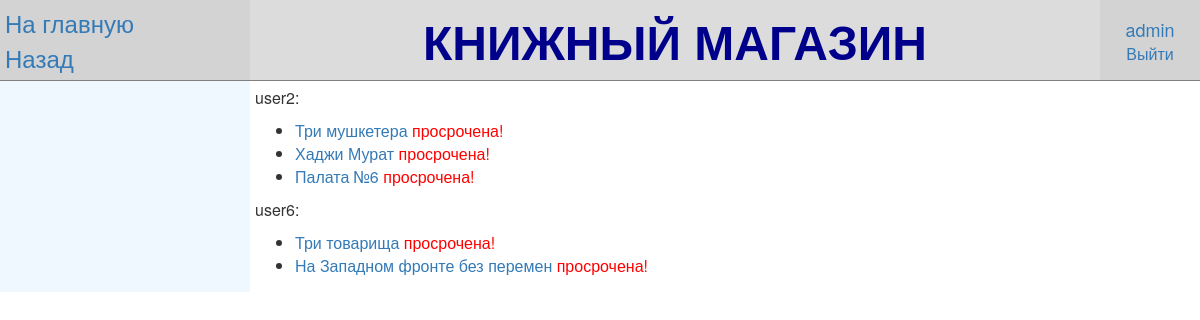
The app's page /duty/ (signed in) with its own data.
### bookstore_app/models.py (models this page shows, shortened)
class Rent (models.Model):
    user=models.ForeignKey(User, on_delete=models.SET_NULL, null=True)
    book=models.ForeignKey(Book, on_delete=models.SET_NULL, null=True)
    date_start=models.DateField(default=date.today())
    date_return=models.DateField(default=date.today()+timedelta(14))
    def day_of_return(self):
        data=self.date_return-date.today()
        return data.days

class Book (models.Model):
    LANG_CORT=(("ENG", "Английский"), ("DEU", "Немецкий"), ("FRA" ,"Французский"), ("RUS" ,"Русский"), ("ITA", "Итальянский"), ("SPA", "Испанский"), ("CHI", "Китайский"))
    GENR_CORT=((None, "---------"), ("Basnya", "Басня"), ("Povest", "Повесть"), ("Poema", "Поэма"), ("Proza", "Проза"), ("Pyesa", "Пьеса"), ("Rasskaz", "Рассказ"), ("Roman", "Роман"), ("Skazka", "Сказка"), ("Stix", "Стихотворение"))
    title=models.CharField(max_length=100, verbose_name="Название")
    image=models.ImageField(upload_to='media/', blank=True, null=True, verbose_name="Изображение")
    summary=models.TextField(max_length=500, blank=True, null=True, verbose_name="Описание")
    author=models.ForeignKey(Author, on_delete=models.SET_NULL, null=True, verbose_name="Автор")
    language=models.CharField(max_length=3, choices=sorted(LANG_CORT, key=lambda x: x[1] ), verbose_name="Язык")
    genre=models.CharField(max_length=20, choices=sorted(GENR_CORT, key=lambda x: x[1] ), verbose_name="Жанр")
    price=models.IntegerField(validators=[MinValueValidator(0), MaxValueValidator(2147483647)], null=True, verbose_name="Стоимость")
    count=models.IntegerField(validators=[MinValueValidator(0), MaxValueValidator(2147483647)], null=True, verbose_name="Количество")
    def __str__(self):
        return self.title
    class Meta:
        ordering=["title"]
    def get_absolute_url(self):
        return reverse ("book_info", args=[str(self.id)])

### bookstore_app/views.py (the view)
# urls.py: path('duty/', views.duty, name='duty_list'),
@login_required(login_url='login')
@permission_required('bookstore_app.add_book', raise_exception=True)
def duty(request):
    dictionary={}
    user_list=Rent.objects.all().values('user', 'user__username').distinct()
    for u in user_list:
        books=Rent.objects.filter(user=u['user'])
        dictionary[u['user__username']]=books
    return render(request, "duty_list.html",
        context={
        "dictionary": dictionary,
        })

### bookstore_app/templates/duty_list.html (shortened to what this page needs)
{%extends "base_template.html"%}
{%block view%}
{%if dictionary%}
    {%for key, value in dictionary.items%}
        <p>{{key}}: </p>
        <ul>
            {%for val in value%}
                {%if val.day_of_return > 0 %}
                    <li><a href="{{val.book.get_absolute_url}}">{{val.book}}</a>    вернуть через {{val.day_of_return}} д.</li>
                {%elif val.day_of_return == 0 %}
                    <li><a href="{{val.book.get_absolute_url}}">{{val.book}}</a>    вернуть сегодня</li>
                {%elif val.day_of_return < 0 %}
                    <li><a href="{{val.book.get_absolute_url}}">{{val.book}}</a>    <font color="red">просрочена!</font></li>
                {%endif%}
            {%endfor%}
        </ul>
    {%endfor%}
{%else%}
        <p>Должников нет</p>
{%endif%}
{%endblock%}

### bookstore_app/templates/base_template.html (shortened to what this page needs)
{% load static %}
<html>
    <head>
        <link rel="stylesheet" href="https://maxcdn.bootstrapcdn.com/bootstrap/3.3.7/css/bootstrap.min.css">
        <link rel="stylesheet" href="{% static 'css/styles.css' %}">
    </head>
    <body>
        <table width="100%" heigt="100%" frame="void" rules="rows">
            <tr bgcolor="Gainsboro">
                <td width="250" bgcolor="Lightgrey">
                    <a href="{% url 'index' %}"><font size="5">На главную</font></a><br>
                    <a href="{{request.META.HTTP_REFERER}}"><font size="5">Назад</font></a>
                </td>
                <td align="center" valign="middle">
                    <font size="10" color="DarkBlue"><b>КНИЖНЫЙ МАГАЗИН</b></font>
                </td>
                <td width="100" height="10" align="center" bgcolor="Lightgrey" >
                {%block login%}
                    {%if user.is_authenticated%}
                        {%if user.is_staff%}
                            <div><a href="/admin/"><font size="4">{{user.get_username}}</font></a></div>
                        {%endif%}
                        <a href="{% url 'logout' %}">Выйти</a>
                    {%else%}
                        <a href="{% url 'login' %}">Войти</a>
                        <a href="{% url 'register' %}">Регистрация</a>
                    {%endif%}
                {%endblock%}
                </td>
            </tr>
            <tr>
                <td height="100%" valign="top" bgcolor="AliceBlue">
                    <br>
                </td>
                <td colspan="2">
                    {%block view%}
                    {%endblock%}
                </td>
            </tr>
        </table>
    </body>
</html>

### static/css/styles.css (style rules this page uses)
body { background-color:rgb(255, 255, 255); }
td { padding: 5px; }

### records on screen
Rent: book "Три мушкетера"
Rent: book "Хаджи Мурат"
Rent: book "Палата №6"
Rent: book "Три товарища"
Rent: book "На Западном фронте без перемен"

### other values on screen
{{ user.get_username }} "admin"
{{ key }} "user2" "user6"
